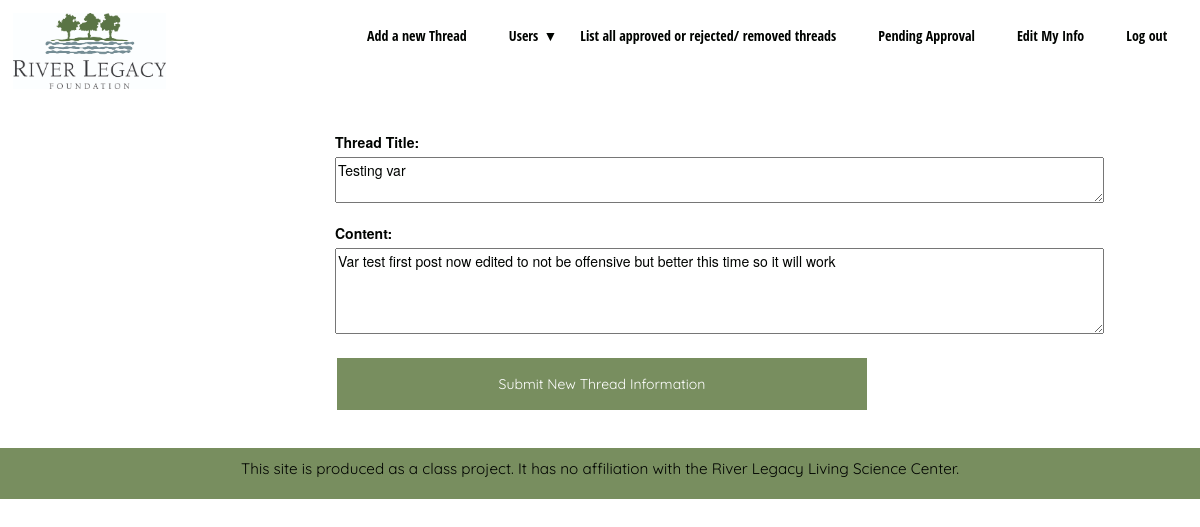
The app's page /NewThreadForm.php?TID=3 (signed in) with its own data.
### tables this page shows
CREATE TABLE `Thread` (
  `TID` int(11) NOT NULL AUTO_INCREMENT,
  `Title` varchar(500) NOT NULL,
  `PostDate` timestamp NOT NULL DEFAULT CURRENT_TIMESTAMP,
  `FPID` int(11) NOT NULL,
  `FID` int(11) NOT NULL,
  PRIMARY KEY (`TID`)
);

CREATE TABLE `Post` (
  `PID` int(11) NOT NULL AUTO_INCREMENT,
  `postDate` timestamp NOT NULL DEFAULT CURRENT_TIMESTAMP,
  `UID` int(11) NOT NULL,
  `TID` int(11) NOT NULL,
  `ApprovalStatus` tinyint(1) NOT NULL,
  `Rejected` tinyint(4) NOT NULL DEFAULT '0',
  `Content` varchar(5000) NOT NULL,
  PRIMARY KEY (`PID`)
);

### NewThreadForm.php (the view, shortened to what this page needs)
<?php
include("shared.php");
$conn = dbConnect();
$Title = ""; $PostDate=""; $FID=""; $Content=""; $FPID="";
$errMsg = "";
if (isset($_GET['TID'])) {
	$TID = intval($_GET['TID']);
	if ($TID > 0){
				$sql = "SELECT `Title`, `PostDate`, `FPID` FROM `Thread` WHERE `TID` = ?";
		$stmt = $conn->stmt_init();
		if ($stmt->prepare($sql)) {
			$stmt->bind_param('i', $TID);
			$stmt->execute();
			$stmt->bind_result($Title, $PostDate, $FPID);
		} else {
			print ("<div class='error'>Query failed</div>");
		}
		$sql = "SELECT `Content`, `UID` FROM `Post` WHERE `PID` = ?";
		$stmt = $conn->stmt_init();
		if ($stmt->prepare($sql)){
		$stmt->bind_param('i', $FPID);
		$stmt->execute();
		$stmt->bind_result($Content, $UID);
		}
	}
}
?>
<?php
$Admin = $_SESSION['Admin'];
if($Admin){echo $admin_nav;}
else {echo $normal_nav;}
 ?>
<main class='flexboxContainer'>
<div>
<div class="container">
	<div class="row">
		<div class="col-xs-12 col-m-8">
            <p><?= $errMsg ?></p>
            <div>
            <form action="editThread.php" method="post">
        	<label for="threadT">Thread Title:</label><br>
        	<textarea class="" id="threadT" name="threadT" rows="2" cols="100"><?= htmlentities($Title) ?></textarea><br><br>
        	<label for="threadT">Content:</label><br>
        	<textarea class="" id="postContent" name="postContent" rows="4" cols="100"><?= htmlentities($Content) ?></textarea>
            <br><br>
            		<input type=submit name="Submit" value="Submit New Thread Information">
            </form>
            </div>
        </div>
    </div>
</div>
</div>
</main>
<?php print $Footer; ?>
</body>
</html>

### css/style.css (style rules this page uses)
p { padding: 10px; font-size: 1.5rem; font-family: 'Quicksand', sans-serif; }
@media screen and (min-width:1080px) { p { font-size: .6rem; } }
.container { width: 70%; }
.row { display: flex; flex-flow: row wrap; justify-content: space-between; align-items: flex-start; align-content: flex-start; text-align: left; }
.col-1, .col-2, .col-3, .col-4, .col-5, .col-6, .col-7, .col-8, .col-9, .col-10, .col-11, .col-12, .col-xs-1, .col-xs-2, .col-xs-3, .col-xs-4, .col-xs-5, .col-xs-6, .col-xs-7, .col-xs-8, .col-xs-9, .col-xs-10, .col-xs-11, .col-xs-12, .col-m-1, .col-m-2, .col-m-3, .col-m-4, .col-m-5, .col-m-6, .col-m-7, .col-m-8, .col-m-9, .col-m-10, .col-m-11, .col-m-12, .col-s-1, .col-s-2, .col-s-3, .col-s-4, .col-s-5, .col-s-6, .col-s-7, .col-s-8, .col-s-9, .col-s-10, .col-s-11, .col-s-12 { margin-left: auto; margin-right: auto; }
.col-xs-12 { flex: 0 0 calc((100% / 12)*12); max-width: calc((100% / 12)*12); }
@media screen and (min-width: 950px) { .col-m-8 { flex: 0 0 calc((100% / 12)*8); max-width: calc((100% / 12)*8); } }
input { width: 100%; margin-bottom: 20px; margin-top: 10px; padding: 2.5px; font-family: 'Quicksand', sans-serif; }
input[type=button], input[type=submit], input[type=reset] { background-color: #788e5f; border: none; color: white; padding: 16px 32px; text-decoration: none; margin: 4px 2px; cursor: pointer; }

### records on screen
thread: threadT "Testing var"
post: postContent "Var test first post now edited to not be offensive but better this time so it will work"
